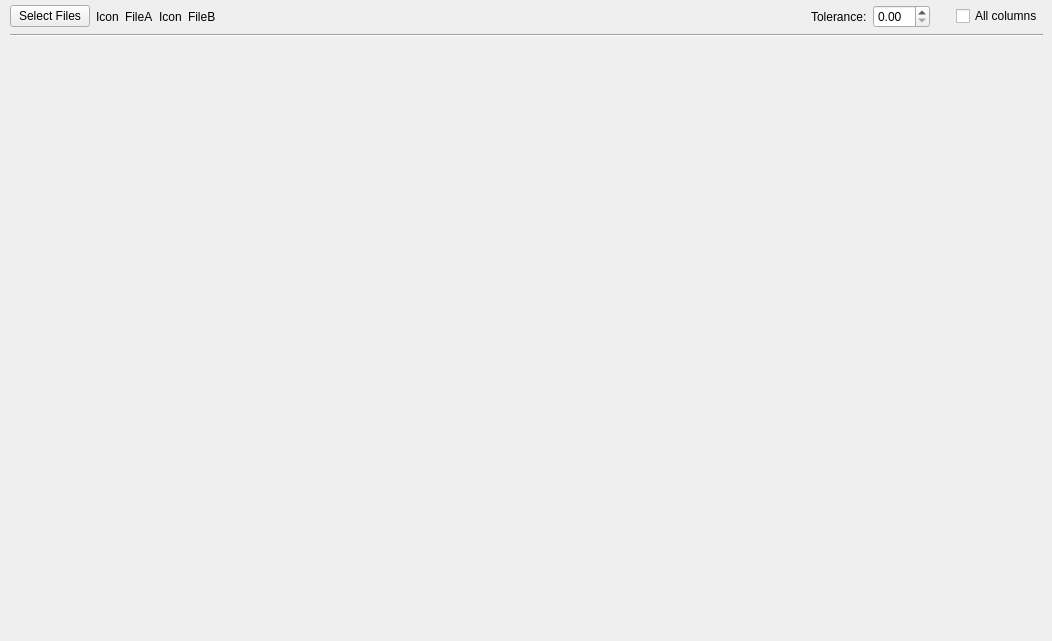
<?xml version="1.0" encoding="UTF-8"?>
<ui version="4.0">
 <class>MainWindow</class>
 <widget class="QMainWindow" name="MainWindow">
  <property name="geometry">
   <rect>
    <x>0</x>
    <y>0</y>
    <width>1052</width>
    <height>641</height>
   </rect>
  </property>
  <property name="windowTitle">
   <string>CDiff</string>
  </property>
  <widget class="QWidget" name="centralWidget">
   <widget class="QWidget" name="verticalLayoutWidget">
    <property name="geometry">
     <rect>
      <x>0</x>
      <y>0</y>
      <width>1053</width>
      <height>618</height>
     </rect>
    </property>
    <layout class="QVBoxLayout" name="layoutMain" stretch="0,0,1">
     <property name="leftMargin">
      <number>10</number>
     </property>
     <property name="topMargin">
      <number>5</number>
     </property>
     <property name="rightMargin">
      <number>10</number>
     </property>
     <property name="bottomMargin">
      <number>10</number>
     </property>
     <item>
      <layout class="QHBoxLayout" name="layoutTopbar">
       <item>
        <layout class="QHBoxLayout" name="layoutFiles">
         <item>
          <widget class="QPushButton" name="btnSelectFiles">
           <property name="text">
            <string>Select Files</string>
           </property>
          </widget>
         </item>
         <item>
          <widget class="QLabel" name="iconFileA">
           <property name="text">
            <string>Icon</string>
           </property>
          </widget>
         </item>
         <item>
          <widget class="QLabel" name="labelFileA">
           <property name="text">
            <string>FileA</string>
           </property>
          </widget>
         </item>
         <item>
          <widget class="QLabel" name="iconFileB">
           <property name="text">
            <string>Icon</string>
           </property>
          </widget>
         </item>
         <item>
          <widget class="QLabel" name="labelFileB">
           <property name="text">
            <string>FileB</string>
           </property>
          </widget>
         </item>
        </layout>
       </item>
       <item>
        <spacer name="horizontalSpacer">
         <property name="orientation">
          <enum>Qt::Horizontal</enum>
         </property>
         <property name="sizeType">
          <enum>QSizePolicy::Expanding</enum>
         </property>
         <property name="sizeHint" stdset="0">
          <size>
           <width>40</width>
           <height>20</height>
          </size>
         </property>
        </spacer>
       </item>
       <item>
        <layout class="QHBoxLayout" name="layoutTolerance">
         <property name="leftMargin">
          <number>20</number>
         </property>
         <property name="rightMargin">
          <number>20</number>
         </property>
         <item>
          <widget class="QLabel" name="labelTolerance">
           <property name="text">
            <string>Tolerance:</string>
           </property>
          </widget>
         </item>
         <item>
          <widget class="QDoubleSpinBox" name="inputTolerance">
           <property name="singleStep">
            <double>0.100000000000000</double>
           </property>
          </widget>
         </item>
        </layout>
       </item>
       <item>
        <widget class="QCheckBox" name="checkBoxAllCols">
         <property name="text">
          <string>All columns</string>
         </property>
        </widget>
       </item>
      </layout>
     </item>
     <item>
      <widget class="Line" name="lineTopbar">
       <property name="orientation">
        <enum>Qt::Horizontal</enum>
       </property>
      </widget>
     </item>
     <item>
      <layout class="QHBoxLayout" name="layoutComparison"/>
     </item>
    </layout>
   </widget>
  </widget>
  <widget class="QMenuBar" name="menuBar">
   <property name="geometry">
    <rect>
     <x>0</x>
     <y>0</y>
     <width>1052</width>
     <height>24</height>
    </rect>
   </property>
  </widget>
 </widget>
 <layoutdefault spacing="6" margin="11"/>
 <resources/>
 <connections/>
</ui>
